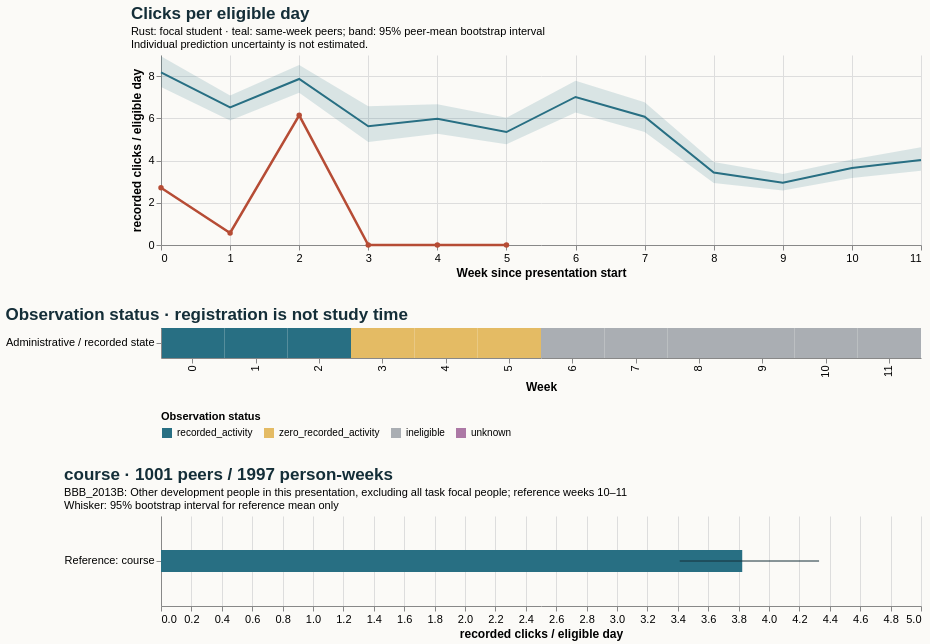

Here is the Vega-Lite specification saved for this chart:
### Vega-Lite specification from a JSON file in a GitHub repository (floating-point values rounded to 4 significant figures)
{"$schema": "https://vega.github.io/schema/vega-lite/v5.20.1.json", "config": {"axis": {"labelFontSize": 11, "titleFontSize": 12}, "background": "#fbfaf7", "font": "sans-serif", "title": {"anchor": "start", "color": "#142e38", "fontSize": 17, "subtitleFontSize": 11}, "view": {"continuousHeight": 300, "continuousWidth": 300, "stroke": null}}, "datasets": {"data-26f28dbb2c2264a96dff7de63656f67b": [{"hi": null, "lo": null, "series": "Focal: weeks 10–11", "value": null}, {"hi": 4.329, "lo": 3.413, "series": "Reference: course", "value": 3.824}], "data-2b522b1915cf081c4224f9e942f35c6b": [{"eligible_days": 7.0, "end_day": 6, "logging_completeness": "unknown", "observation_status": "recorded_activity", "row": "Administrative / recorded state", "score_status": "withheld_release_time_unknown", "start_day": 0, "value": 2.714, "week": 0}, {"eligible_days": 7.0, "end_day": 13, "logging_completeness": "unknown", "observation_status": "recorded_activity", "row": "Administrative / recorded state", "score_status": "withheld_release_time_unknown", "start_day": 7, "value": 0.5714, "week": 1}, {"eligible_days": 7.0, "end_day": 20, "logging_completeness": "unknown", "observation_status": "recorded_activity", "row": "Administrative / recorded state", "score_status": "withheld_release_time_unknown", "start_day": 14, "value": 6.143, "week": 2}, {"eligible_days": 7.0, "end_day": 27, "logging_completeness": "unknown", "observation_status": "zero_recorded_activity", "row": "Administrative / recorded state", "score_status": "withheld_release_time_unknown", "start_day": 21, "value": 0.0, "week": 3}, {"eligible_days": 7.0, "end_day": 34, "logging_completeness": "unknown", "observation_status": "zero_recorded_activity", "row": "Administrative / recorded state", "score_status": "withheld_release_time_unknown", "start_day": 28, "value": 0.0, "week": 4}, {"eligible_days": 3.0, "end_day": 41, "logging_completeness": "unknown", "observation_status": "zero_recorded_activity", "row": "Administrative / recorded state", "score_status": "withheld_release_time_unknown", "start_day": 35, "value": 0.0, "week": 5}, {"eligible_days": 0.0, "end_day": 48, "logging_completeness": "unknown", "observation_status": "ineligible", "row": "Administrative / recorded state", "score_status": "withheld_release_time_unknown", "start_day": 42, "value": null, "week": 6}, {"eligible_days": 0.0, "end_day": 55, "logging_completeness": "unknown", "observation_status": "ineligible", "row": "Administrative / recorded state", "score_status": "withheld_release_time_unknown", "start_day": 49, "value": null, "week": 7}, {"eligible_days": 0.0, "end_day": 62, "logging_completeness": "unknown", "observation_status": "ineligible", "row": "Administrative / recorded state", "score_status": "withheld_release_time_unknown", "start_day": 56, "value": null, "week": 8}, {"eligible_days": 0.0, "end_day": 69, "logging_completeness": "unknown", "observation_status": "ineligible", "row": "Administrative / recorded state", "score_status": "withheld_release_time_unknown", "start_day": 63, "value": null, "week": 9}, {"eligible_days": 0.0, "end_day": 76, "logging_completeness": "unknown", "observation_status": "ineligible", "row": "Administrative / recorded state", "score_status": "withheld_release_time_unknown", "start_day": 70, "value": null, "week": 10}, {"eligible_days": 0.0, "end_day": 83, "logging_completeness": "unknown", "observation_status": "ineligible", "row": "Administrative / recorded state", "score_status": "withheld_release_time_unknown", "start_day": 77, "value": null, "week": 11}], "data-f2763f5ae9475f5420b2e54ddad18ed7": [{"end_day": 6, "focal_value": 2.714, "peer_ci_high": 8.936, "peer_ci_low": 7.488, "peer_mean": 8.174, "peer_observations": 1127, "peer_people": 1127, "reference": "course", "unit": "recorded clicks / eligible day", "week": 0}, {"end_day": 13, "focal_value": 0.5714, "peer_ci_high": 7.084, "peer_ci_low": 5.896, "peer_mean": 6.521, "peer_observations": 1121, "peer_people": 1121, "reference": "course", "unit": "recorded clicks / eligible day", "week": 1}, {"end_day": 20, "focal_value": 6.143, "peer_ci_high": 8.526, "peer_ci_low": 7.206, "peer_mean": 7.865, "peer_observations": 1105, "peer_people": 1105, "reference": "course", "unit": "recorded clicks / eligible day", "week": 2}, {"end_day": 27, "focal_value": 0.0, "peer_ci_high": 6.567, "peer_ci_low": 4.885, "peer_mean": 5.625, "peer_observations": 1098, "peer_people": 1098, "reference": "course", "unit": "recorded clicks / eligible day", "week": 3}, {"end_day": 34, "focal_value": 0.0, "peer_ci_high": 6.668, "peer_ci_low": 5.265, "peer_mean": 5.982, "peer_observations": 1065, "peer_people": 1065, "reference": "course", "unit": "recorded clicks / eligible day", "week": 4}, {"end_day": 41, "focal_value": 0.0, "peer_ci_high": 6.028, "peer_ci_low": 4.775, "peer_mean": 5.35, "peer_observations": 1058, "peer_people": 1058, "reference": "course", "unit": "recorded clicks / eligible day", "week": 5}, {"end_day": 48, "focal_value": null, "peer_ci_high": 7.781, "peer_ci_low": 6.279, "peer_mean": 7.012, "peer_observations": 1050, "peer_people": 1050, "reference": "course", "unit": "recorded clicks / eligible day", "week": 6}, {"end_day": 55, "focal_value": null, "peer_ci_high": 6.762, "peer_ci_low": 5.358, "peer_mean": 6.076, "peer_observations": 1034, "peer_people": 1034, "reference": "course", "unit": "recorded clicks / eligible day", "week": 7}, {"end_day": 62, "focal_value": null, "peer_ci_high": 3.927, "peer_ci_low": 2.937, "peer_mean": 3.431, "peer_observations": 1024, "peer_people": 1024, "reference": "course", "unit": "recorded clicks / eligible day", "week": 8}, {"end_day": 69, "focal_value": null, "peer_ci_high": 3.363, "peer_ci_low": 2.576, "peer_mean": 2.953, "peer_observations": 1007, "peer_people": 1007, "reference": "course", "unit": "recorded clicks / eligible day", "week": 9}, {"end_day": 76, "focal_value": null, "peer_ci_high": 4.05, "peer_ci_low": 3.176, "peer_mean": 3.642, "peer_observations": 1001, "peer_people": 1001, "reference": "course", "unit": "recorded clicks / eligible day", "week": 10}, {"end_day": 83, "focal_value": null, "peer_ci_high": 4.628, "peer_ci_low": 3.522, "peer_mean": 4.025, "peer_observations": 996, "peer_people": 996, "reference": "course", "unit": "recorded clicks / eligible day", "week": 11}]}, "resolve": {"scale": {"color": "independent"}}, "spacing": 28, "vconcat": [{"data": {"name": "data-f2763f5ae9475f5420b2e54ddad18ed7"}, "height": 190, "layer": [{"encoding": {"x": {"axis": {"tickMinStep": 1}, "field": "week", "title": "Week since presentation start", "type": "quantitative"}, "y": {"field": "peer_ci_low", "scale": {"zero": true}, "title": "recorded clicks / eligible day", "type": "quantitative"}, "y2": {"field": "peer_ci_high"}}, "mark": {"color": "#286f83", "opacity": 0.16, "type": "area"}}, {"encoding": {"tooltip": [{"field": "week", "type": "quantitative"}, {"field": "peer_mean", "type": "quantitative"}, {"field": "peer_people", "type": "quantitative"}, {"field": "peer_observations", "type": "quantitative"}], "x": {"field": "week", "type": "quantitative"}, "y": {"field": "peer_mean", "type": "quantitative"}}, "mark": {"color": "#286f83", "strokeWidth": 2, "type": "line"}}, {"encoding": {"tooltip": [{"field": "week", "type": "quantitative"}, {"field": "focal_value", "type": "quantitative"}], "x": {"field": "week", "type": "quantitative"}, "y": {"field": "focal_value", "type": "quantitative"}}, "mark": {"color": "#b64c35", "point": {"color": "#b64c35"}, "strokeWidth": 2.5, "type": "line"}}], "title": {"subtitle": ["Rust: focal student · teal: same-week peers; band: 95% peer-mean bootstrap interval", "Individual prediction uncertainty is not estimated."], "text": "Clicks per eligible day"}, "width": 760}, {"data": {"name": "data-2b522b1915cf081c4224f9e942f35c6b"}, "encoding": {"color": {"field": "observation_status", "legend": {"labelLimit": 260, "orient": "bottom"}, "scale": {"domain": ["recorded_activity", "zero_recorded_activity", "ineligible", "unknown"], "range": ["#286f83", "#e4bb64", "#aaaeb3", "#ac78a5"]}, "title": "Observation status", "type": "nominal"}, "tooltip": [{"field": "week", "type": "quantitative"}, {"field": "eligible_days", "type": "quantitative"}, {"field": "observation_status", "type": "nominal"}, {"field": "logging_completeness", "type": "nominal"}], "x": {"field": "week", "title": "Week", "type": "ordinal"}, "y": {"field": "row", "title": null, "type": "nominal"}}, "height": 30, "mark": {"type": "rect"}, "title": "Observation status · registration is not study time", "width": 760}, {"data": {"name": "data-26f28dbb2c2264a96dff7de63656f67b"}, "height": 90, "layer": [{"encoding": {"x": {"field": "value", "scale": {"domain": [0, 4.546], "zero": true}, "title": "recorded clicks / eligible day", "type": "quantitative"}, "y": {"field": "series", "sort": null, "title": null, "type": "nominal"}}, "mark": {"color": "#286f83", "size": 22, "type": "bar"}}, {"encoding": {"x": {"field": "lo", "type": "quantitative"}, "x2": {"field": "hi"}, "y": {"field": "series", "sort": null, "title": null, "type": "nominal"}}, "mark": {"color": "#142e38", "type": "rule"}}], "title": {"subtitle": ["BBB_2013B: Other development people in this presentation, excluding all task focal people; reference weeks 10–11", "Whisker: 95% bootstrap interval for reference mean only"], "text": "course · 1001 peers / 1997 person-weeks"}, "width": 760}]}
